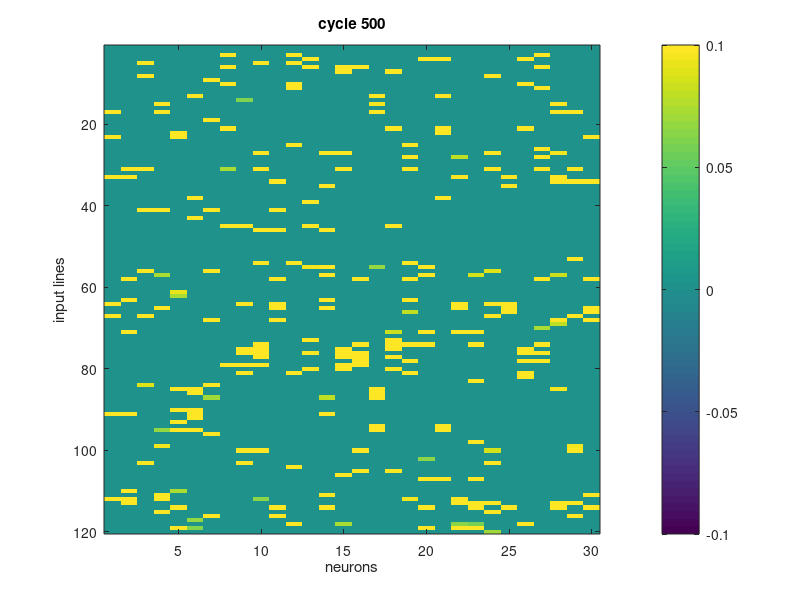

The MATLAB script that drew this image:
function runSynaptogenesisModel()
%% FUNCTION Runs simulation of neurons using
% adaptive synaptogenesis by Adelsberger-Magnan and Levy
% Chris Kaylin & Blake Thomas, 2014
% modified by Harang Ju, 2017

tic

% --------------------
%%   Random Seeds
% --------------------

seed = 1;
rng(seed);

% --------------------
%%     Functions
% --------------------

% input function
% returns a block of input patterns
% column: an input pattern
% row: an input line
characterLoad = load('chinese_characters.mat');
%asciiLoad = load('ascii.mat');
%asciiInputs = repmat(asciiLoad.ascii(:,[9 11]), 1, 100);
%characterInputs = repmat(characterLoad.new(:,[1 6]), 1, 100);
% 9 is +
% 11 is 0
function inputset = getInput
    inputset = characterLoad.chinese_character;
    %inputset = characterInputs;
    %inputset = asciiInputs;
end

% returns a batch of input blocks
BatchSize = 10;
function batchInput = getBatchInput(batchSize)
    [featureCount, inputPatternCount] = size(getInput);
    batchInput = zeros(featureCount, inputPatternCount * batchSize);
    for b = 1 : batchSize
        batchInput(:, (b-1)*inputPatternCount + 1 : ...
            b*inputPatternCount) = getInput;
    end
end

% --------------------
%%     Constants
% --------------------

disp('Setting parameters.');

Directory = 'results'; % to which to save results
NeuronCount = 30; % Number of output neurons
TotalPresentations = 20000; % max number of presentations of input blocks
FireThreshold = 1.0;
ReceptivityThreshold = 0.1; % receptive to synaptogenesis
Epsilon = 1e-2; % learning constant of the synaptic modification rule
Gamma = 1e-2; % constant of the probability of synaptogenesis
InitialWeightValue = 0.1; % value of the weight of new connections
WeightThreshold = 0.05; % connection gets deleted if the weight falls below 0.05
Alpha = 0.25;
StabilityThreshold = 200; % network stable after 
    % [threshold] cycles w/o changes in synapse count
RandomInitializationOn = false; % random initialization of weights
SheddingOn = true;
SynaptogenesisOn = true;
InitialSynapseCountPerNeuron = 1;
DisplayCycle = 50;
[FeatureCount, InputPatternCount] = size(getInput);

% --------------------
%%   Initialization
% --------------------

disp('Initializing variables.');

connectivity = zeros(FeatureCount, NeuronCount);
recentActivity = ReceptivityThreshold / 2 * ones(1, NeuronCount);
stabilityCount = 0;
Ex = repmat(mean(getBatchInput(BatchSize), 2), 1, InputPatternCount);

% synaptogenesis & shedding data
synapseCount = zeros(NeuronCount, TotalPresentations);
synapseCountPresyn = zeros(FeatureCount, TotalPresentations);
synaptogCount = zeros(NeuronCount, TotalPresentations);
sheddingCount = zeros(NeuronCount, TotalPresentations);
excitation = zeros(NeuronCount, TotalPresentations);
meanFirings = zeros(NeuronCount, TotalPresentations);
activity = zeros(NeuronCount, TotalPresentations);

% initialize W with some random connections
for n = 1 : NeuronCount
    randpermFeatures = randperm(FeatureCount);
    connectivity(randpermFeatures(1:InitialSynapseCountPerNeuron), n) = 1;
end
W = InitialWeightValue .* connectivity(:, :);

% Random weight initialization
if RandomInitializationOn
    W = W .* (rand(size(W)) + WeightThreshold);
end

% Initialize time
t = 1;

% track synapse count
synapseCount(:, t) = sum(connectivity);
synapseCountPresyn(:, t) = sum(connectivity, 2);

% --------------------
%%  Begin simulation
% --------------------

disp('Started simulation.')

for t = 2 : TotalPresentations

    % Update Stability Count
    stabilityCount = stabilityCount + 1;

    % Get Inputs
    inputset = getInput;
    % calculate x_i - E[X] as "zeroCenteredInput"
    zeroCenteredInput = inputset - Ex;

    % Associative Synaptic Modification
    for i = randperm(InputPatternCount)
        Wpos = W .* (W >= WeightThreshold);
        % postsynaptic excitation
        y = inputset(:, i)' * Wpos;
        % get (x_i - E[X_i] - w_i)
        presynTerm = repmat(zeroCenteredInput(:, i), 1, NeuronCount) - W;
        % get delta w = e * y * (x_i - E[X_i] - w_i)
        deltaW = (Epsilon * repmat(y, [FeatureCount 1]) .* presynTerm);
        W = W + deltaW .* connectivity;
    end

    % Track Data
    z = inputset' * W > FireThreshold;
    recentActivity = (1 - Alpha) .* recentActivity + Alpha * mean(z);

    % Synaptic Shedding
    connectionsToShed = (W < WeightThreshold) & connectivity;
    connectivity = connectivity - (SheddingOn .* connectionsToShed);
    W = W .* connectivity;
    stabilityCount = stabilityCount * ~nnz(connectionsToShed);

    % Check for Stability
    if (stabilityCount > StabilityThreshold)
        break
    end

    % Synaptogenesis
    receptivity = recentActivity < ReceptivityThreshold;
    probSynaptog = repmat(Gamma * receptivity, FeatureCount, 1);
    newConnections = probSynaptog > rand(size(connectivity));
    newConnections = SynaptogenesisOn .* newConnections & ~connectivity;
    connectivity = connectivity + newConnections;
    W = W + InitialWeightValue * newConnections;
    stabilityCount = stabilityCount * ~nnz(newConnections);
    
    % Track Data
    sheddingCount(:, t) = sum(connectionsToShed);
    synaptogCount(:, t) = sum(newConnections);
    synapseCount(:, t) = sum(connectivity);
    synapseCountPresyn(:, t) = sum(connectivity, 2);
    activity(:, t) = recentActivity;
    meanFirings(:, t) = mean(z);
    excitation(:, t) = y;
    
    % Display Data
    if mod(t, DisplayCycle) == 0
        imagesc(W); title(['cycle ', num2str(t)]);
        xlabel('neurons'); ylabel('input lines');
        colorbar; caxis([-0.1 0.1])
        pause(0.001);
    end
end

disp('Done.');

toc

%% Truncate & Save Data
disp('Saving data.');

if exist(Directory, 'dir') == 0
    mkdir(Directory);
elseif exist(Directory, 'dir') ~= 7
    disp([Directory, ' is not a directory. Change "Directory".']);
    return
end

synapseCount(:, t:end) = [];
synapseCountPresyn(:, t:end) = [];
synaptogCount(:, t:end) = [];
sheddingCount(:, t:end) = [];
activity(:, t:end) = [];
meanFirings(:, t:end) = [];
excitation(:, t:end) = [];

% save data
save([Directory, '/', 'finalWeights.mat'], 'W');
save([Directory, '/', 'synapseCount.mat'], 'synapseCount');
save([Directory, '/', 'synapseCountPresyn.mat'], 'synapseCountPresyn');
save([Directory, '/', 'synaptogCount.mat'], 'synaptogCount');
save([Directory, '/', 'sheddingCount.mat'], 'sheddingCount');
save([Directory, '/', 'activity.mat'], 'activity');
save([Directory, '/', 'meanFirings.mat'], 'meanFirings');
save([Directory, '/', 'excitation.mat'], 'excitation');

disp(['Saved results to folder named "' Directory '"']);

end
